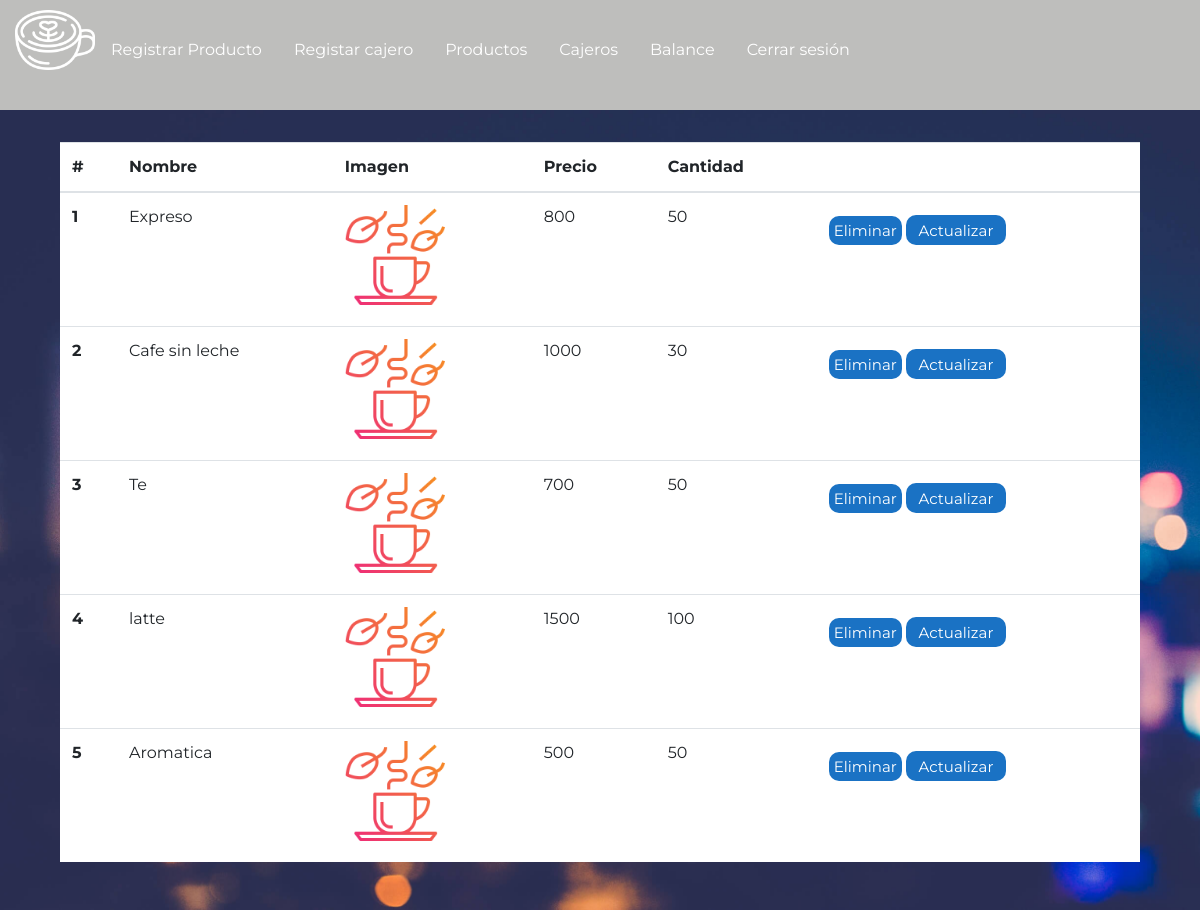
The page /productos on the database its author committed.
### tables this page shows
CREATE TABLE productos (id INTEGER PRIMARY KEY AUTOINCREMENT NOT NULL, Nombre STRING NOT NULL, Precio STRING, Cantidad INT, URLimagen STRING CONSTRAINT "img/hot-tea.png" DEFAULT "img/hot-tea.png" NOT NULL);

### app.py (the view, shortened to what this page needs)
@app.route('/productos', defaults={'exito': None}, methods=['GET', 'POST'])
@app.route('/productos/<exito>',  methods=['GET', 'POST'])
def productos(exito):
    if request.method == 'GET':
        con = sqlite3.connect("brioche.db")
        con.row_factory = sqlite3.Row
        cur = con.cursor()
        cur.execute("select * from productos")
        productos = cur.fetchall()
        return render_template('html/productos.html', productos=productos)

### templates/html/productos.html (shortened to what this page needs)
<!DOCTYPE html>
<html lang="en">
<head>
    <link rel="stylesheet" href="https://cdn.jsdelivr.net/npm/bootstrap@4.5.3/dist/css/bootstrap.min.css">
    <link rel="stylesheet" href="{{url_for('static', filename='css/usuarios.css')}}">
    <link rel="stylesheet" href="{{url_for('static', filename='css/nav.css')}}">
</head>
{% if exito == "enviado" %}
<body onload="alert('Producto actualizado exitosamente!!')">
{% elif exito == "error" %}
  <body onload="alert('Error, intente nuevamente')">
  {% else %}
  <body>
{% endif %}
    <nav class="nav">
        <img src="{{url_for('static', filename='img/latte.png')}}" alt="">
        <a href="{{url_for('registroProducto')}}" class="nav-link active">Registrar Producto</a>
        <a href="{{url_for('registroCajero')}}" class="nav-link">Registar cajero</a>
        <a href="{{url_for('productos')}}" class="nav-link">Productos</a>
        <a href="{{url_for('cajeros')}}" class="nav-link">Cajeros</a>
        <a href="{{url_for('balance')}}" class="nav-link">Balance</a>
        <a href="/" class="nav-link">Cerrar sesión</a>
    </nav>
    <div class="contenedorTabla">
      <table class="table">
          <thead>
            <tr>
              <th scope="col">#</th>
              <th scope="col">Nombre</th>
              <th scope="col">Imagen</th>
              <th scope="col">Precio</th>
              <th scope="col">Cantidad</th>
              <th scope="col"></th>
            </tr>
          </thead>
          <tbody>
            {% for producto in productos %}
            <tr>
              <th scope="row" id="id{{producto.id}}">{{producto.id}}</th>
              <td id="nombre{{producto.id}}">{{producto.nombre}}</td>
              <td>
                 <img src="{{url_for('static', filename=producto.URLimagen)}}" alt="" style="width: 100px; height: 100px;" id="imagen{{producto.id}}">
              </td>
              <td id="precio{{producto.id}}">{{producto.precio}}</td>
              <td id="cantidad{{producto.id}}">{{producto.cantidad}}</td>
              <td>
                  <a href="/productos" class="boton " id="{{producto.id}}" >Eliminar</a>
                  <button class="boton"  data-toggle="modal" data-target="#exampleModal" onclick="abrirModalProductos(this.id)" id="{{producto.id}}">Actualizar</button>
              </td>
            </tr>
            {% endfor %}
          </tbody>
        </table>
    </div>
</body>
</html>

### static/css/usuarios.css (style rules this page uses)
* { margin: 0; padding: 0; box-sizing: border-box; font-family: "Montserrat", sans-serif; }
body { height: 100vh; width: 100vw; }
.contenedorTabla { width: 100%; height: 100%; background-image: url("../img/background.jpg"); background-size: cover; display: flex; justify-content: center; align-items: center; }
.table { background-color: white; width: 90vw; height: 90%; }
.boton { background-color: #1a72c4; color: white; border-radius: 10px; border: 0; font-size: 15px; min-width: 100px; max-width: auto; margin-top: 10px; height: 30px; color: white; padding: 5px; }

### static/css/nav.css (style rules this page uses)
* { margin: 0; padding: 0; box-sizing: border-box; font-family: "Montserrat", sans-serif; }
nav a { height: 10vh; margin-top: 30px; color: white; }
nav > img { width: 80px; height: 80px; margin-left: 15px; }
nav { background-color: #bebebc; }

### rows shown on the page
productos: id "1", nombre "Expreso", URLimagen (picture), precio "800", cantidad "50"
productos: id "2", nombre "Cafe sin leche", URLimagen (picture), precio "1000", cantidad "30"
productos: id "3", nombre "Te", URLimagen (picture), precio "700", cantidad "50"
productos: id "4", nombre "latte", URLimagen (picture), precio "1500", cantidad "100"
productos: id "5", nombre "Aromatica", URLimagen (picture), precio "500", cantidad "50"
